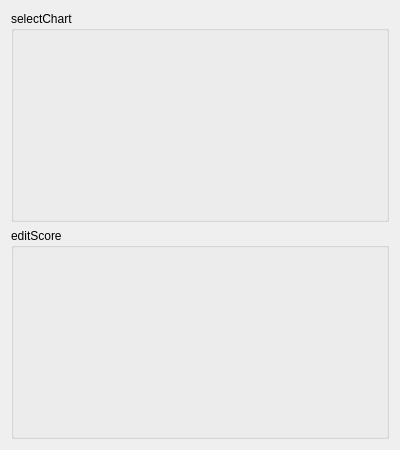
<?xml version="1.0" encoding="UTF-8"?>
<ui version="4.0">
 <class>ChartAndScoreInput</class>
 <widget class="QWidget" name="ChartAndScoreInput">
  <property name="geometry">
   <rect>
    <x>0</x>
    <y>0</y>
    <width>400</width>
    <height>450</height>
   </rect>
  </property>
  <property name="windowTitle">
   <string notr="true">ChartAndScoreInput</string>
  </property>
  <layout class="QVBoxLayout" name="verticalLayout">
   <item>
    <widget class="QGroupBox" name="groupBox">
     <property name="title">
      <string>selectChart</string>
     </property>
     <layout class="QVBoxLayout" name="verticalLayout_2">
      <property name="leftMargin">
       <number>0</number>
      </property>
      <property name="topMargin">
       <number>0</number>
      </property>
      <property name="rightMargin">
       <number>0</number>
      </property>
      <property name="bottomMargin">
       <number>0</number>
      </property>
      <item>
       <widget class="ChartSelector" name="chartSelector" native="true"/>
      </item>
     </layout>
    </widget>
   </item>
   <item>
    <widget class="QGroupBox" name="groupBox_2">
     <property name="title">
      <string>editScore</string>
     </property>
     <layout class="QVBoxLayout" name="verticalLayout_3">
      <property name="leftMargin">
       <number>0</number>
      </property>
      <property name="topMargin">
       <number>0</number>
      </property>
      <property name="rightMargin">
       <number>0</number>
      </property>
      <property name="bottomMargin">
       <number>0</number>
      </property>
      <item>
       <widget class="ScoreEditor" name="scoreEditor" native="true"/>
      </item>
     </layout>
    </widget>
   </item>
  </layout>
 </widget>
 <customwidgets>
  <customwidget>
   <class>ChartSelector</class>
   <extends>QWidget</extends>
   <header>ui.implements.components.chartSelector</header>
   <container>1</container>
  </customwidget>
  <customwidget>
   <class>ScoreEditor</class>
   <extends>QWidget</extends>
   <header>ui.implements.components.scoreEditor</header>
   <container>1</container>
  </customwidget>
 </customwidgets>
 <resources/>
 <connections/>
</ui>
